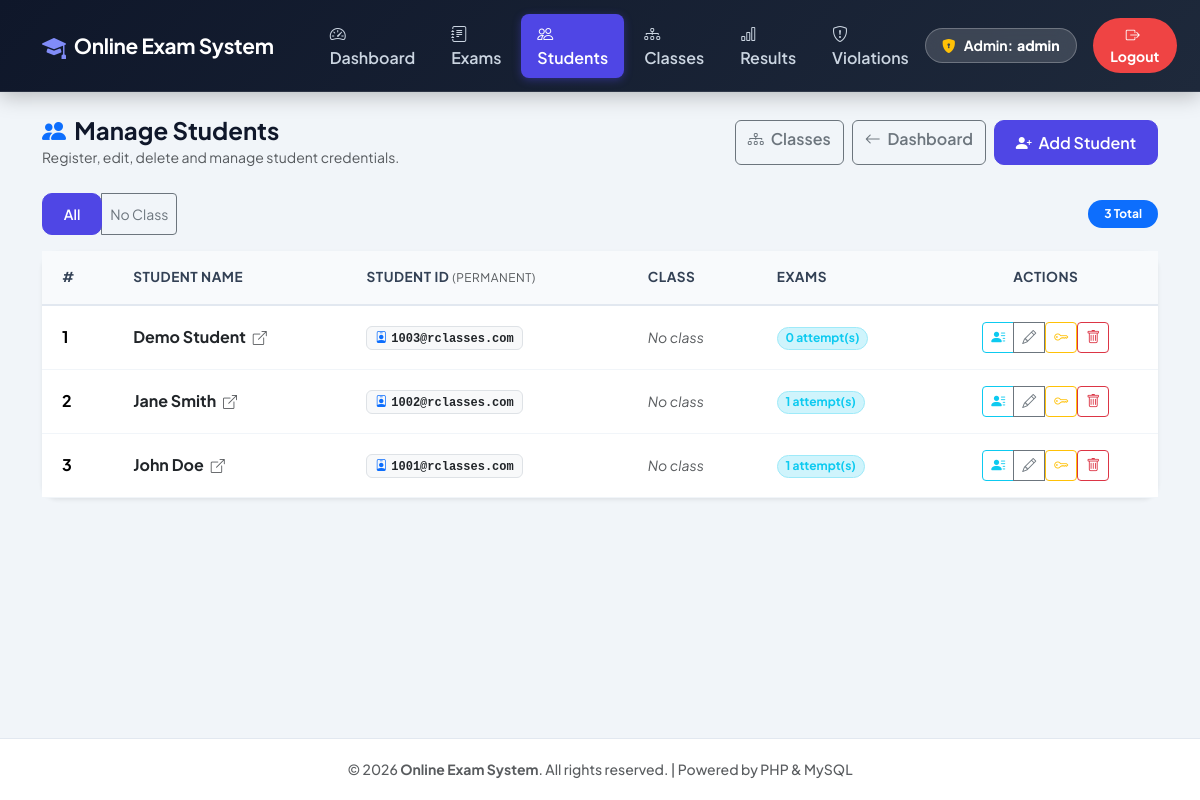
/admin/manage-students.php (signed in), run on an earlier commit of the app's database.
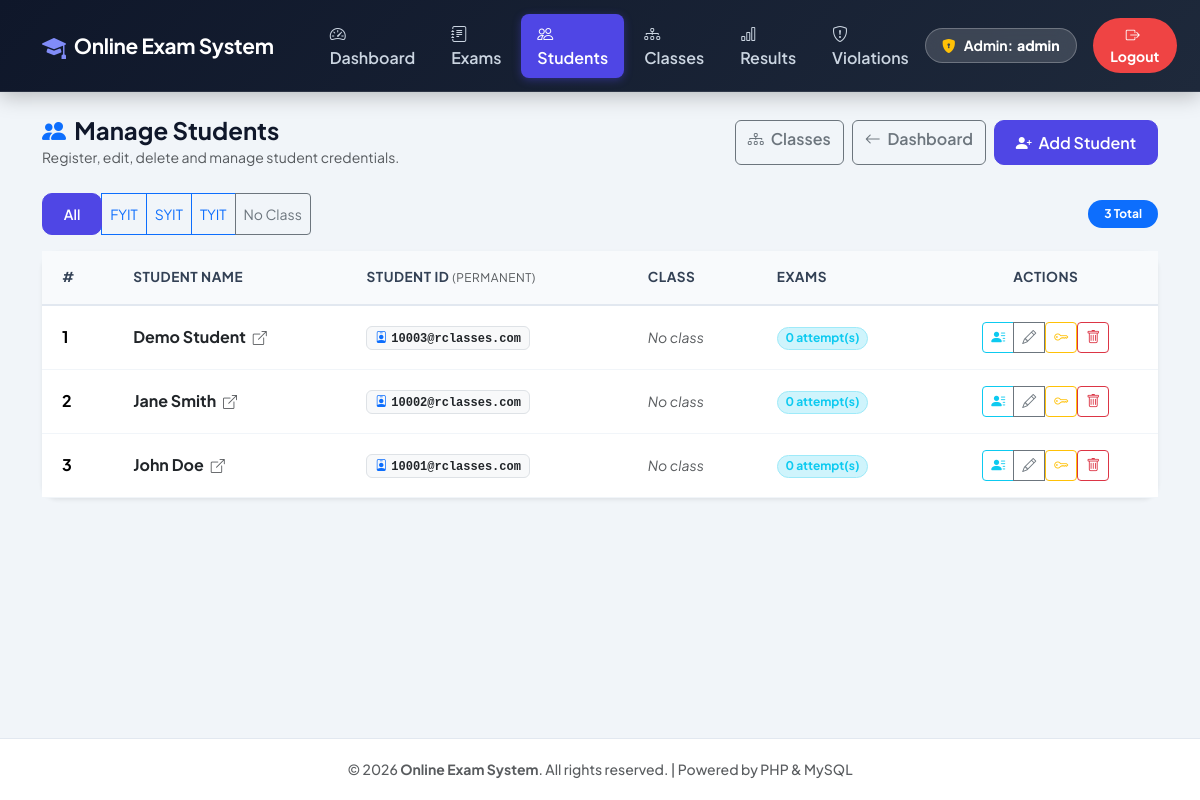
And on a later commit of the database.
### tables this page shows
CREATE TABLE IF NOT EXISTS `students` (
    `id`       INT AUTO_INCREMENT PRIMARY KEY,
    `name`     VARCHAR(100) NOT NULL,
    `email`    VARCHAR(100) NOT NULL UNIQUE,
    `password` VARCHAR(255) NOT NULL,
    `class_id` INT NULL,
    FOREIGN KEY (`class_id`) REFERENCES `classes`(`id`) ON DELETE SET NULL
);

CREATE TABLE IF NOT EXISTS `classes` (
    `id`          INT AUTO_INCREMENT PRIMARY KEY,
    `name`        VARCHAR(50)  NOT NULL,
    `description` VARCHAR(200) NULL,
    `sort_order`  INT          NOT NULL DEFAULT 0,
    `created_at`  DATETIME     NOT NULL DEFAULT CURRENT_TIMESTAMP,
    UNIQUE KEY `uq_class_name` (`name`)
);

### admin/manage-students.php (the view, shortened to what the changed rows need)
<?php
include '../includes/header.php';
include '../config/db.php';
$classes_res = mysqli_query($conn, "SELECT * FROM classes ORDER BY sort_order, name");
$classes = [];
while ($row = mysqli_fetch_assoc($classes_res)) $classes[] = $row;
$students_res = mysqli_query($conn,
    "SELECT s.*, c.name AS class_name,
            (SELECT COUNT(*) FROM results r WHERE r.student_id = s.id) AS exam_count
     FROM students s
     LEFT JOIN classes c ON s.class_id = c.id
     ORDER BY c.sort_order ASC, c.name ASC, s.name ASC");
$students = [];
while ($row = mysqli_fetch_assoc($students_res)) $students[] = $row;
?>
<div class="d-flex justify-content-between align-items-center mb-3 flex-wrap gap-2">
    <div class="btn-group btn-group-sm" id="classFilterGroup">
        <button type="button" class="btn btn-primary active" onclick="filterClass(0, this)">All</button>
        <?php foreach ($classes as $c): ?>
        <button type="button" class="btn btn-outline-primary" onclick="filterClass(<?php echo $c['id']; ?>, this)">
            <?php echo htmlspecialchars($c['name']); ?>
        </button>
        <?php endforeach; ?>
        <button type="button" class="btn btn-outline-secondary" onclick="filterClass(-1, this)">No Class</button>
    </div>
</div>
<div class="card shadow-sm border-0 rounded-4">
    <div class="card-body p-0">
        <div class="table-responsive">
            <table class="table custom-table align-middle mb-0" id="studentsTable">
                <thead>
                    <tr>
                        <th class="ps-4">#</th>
                        <th>Student Name</th>
                        <th>Student ID <small class="fw-normal text-muted">(permanent)</small></th>
                        <th>Class</th>
                        <th>Exams</th>
                        <th class="text-center pe-4">Actions</th>
                    </tr>
                </thead>
                <tbody>
                    <?php if (empty($students)): ?>
                    <tr><td colspan="6" class="text-center text-muted py-4"><i class="bi bi-inbox fs-3 d-block mb-2"></i>No students registered yet.</td></tr>
                    <?php else: $i = 1; foreach ($students as $s): ?>
                    <tr class="student-row" data-class-id="<?php echo (int)($s['class_id'] ?? 0); ?>">
                        <td class="ps-4 fw-bold"><?php echo $i++; ?></td>
                        <td>
                            <a href="student-profile.php?id=<?php echo $s['id']; ?>" class="fw-bold text-dark text-decoration-none">
                                <?php echo htmlspecialchars($s['name']); ?>
                                <i class="bi bi-box-arrow-up-right ms-1 small text-muted"></i>
                            </a>
                        </td>
                        <td>
                            <span class="badge bg-light text-dark border font-monospace">
                                <i class="bi bi-person-badge me-1 text-primary"></i><?php echo htmlspecialchars($s['email']); ?>
                            </span>
                        </td>
                        <td>
                            <?php if ($s['class_name']): ?>
                                <span class="badge bg-primary-subtle text-primary border border-primary-subtle rounded-pill px-2 py-1">
                                    <?php echo htmlspecialchars($s['class_name']); ?>
                                </span>
                            <?php else: ?>
                                <span class="text-muted small fst-italic">No class</span>
                            <?php endif; ?>
                        </td>
                        <td>
                            <span class="badge bg-info-subtle text-info border border-info-subtle rounded-pill">
                                <?php echo $s['exam_count']; ?> attempt(s)
                            </span>
                        </td>
                        <td class="text-center pe-4">
                            <div class="btn-group btn-group-sm">
                                <a href="student-profile.php?id=<?php echo $s['id']; ?>" class="btn btn-outline-info" title="View Profile">
                                    <i class="bi bi-person-lines-fill"></i>
                                </a>
                                <button class="btn btn-outline-secondary" data-bs-toggle="modal" data-bs-target="#editStudentModal<?php echo $s['id']; ?>" title="Edit">
                                    <i class="bi bi-pencil"></i>
                                </button>
                                <form method="POST" style="display:inline;" onsubmit="return confirm('Reset password of <?php echo htmlspecialchars($s['name'], ENT_QUOTES); ?> to \'student\'?')">
                                    <button type="submit" class="btn btn-outline-warning btn-sm" title="Reset Password"><i class="bi bi-key"></i></button>
                                </form>
                                <form method="POST" style="display:inline;" onsubmit="return confirm('Delete student <?php echo htmlspecialchars($s['name'], ENT_QUOTES); ?>?')">
                                    <button type="submit" class="btn btn-outline-danger btn-sm" title="Delete"><i class="bi bi-trash"></i></button>
                                </form>
                            </div>
                        </td>
                    </tr>
                    <?php endforeach; endif; ?>
                </tbody>
            </table>
        </div>
    </div>
</div>
<?php include '../includes/footer.php'; ?>

What changed in the data, as far as the page shows it:
added classes: name "FYIT"
added classes: name "SYIT"
added classes: name "TYIT"
changed students "Demo Student": email "1003@rclasses.com" → "10003@rclasses.com"
changed students "Jane Smith": email "1002@rclasses.com" → "10002@rclasses.com"; exam_count "1" → "0"
changed students "John Doe": email "1001@rclasses.com" → "10001@rclasses.com"; exam_count "1" → "0"
